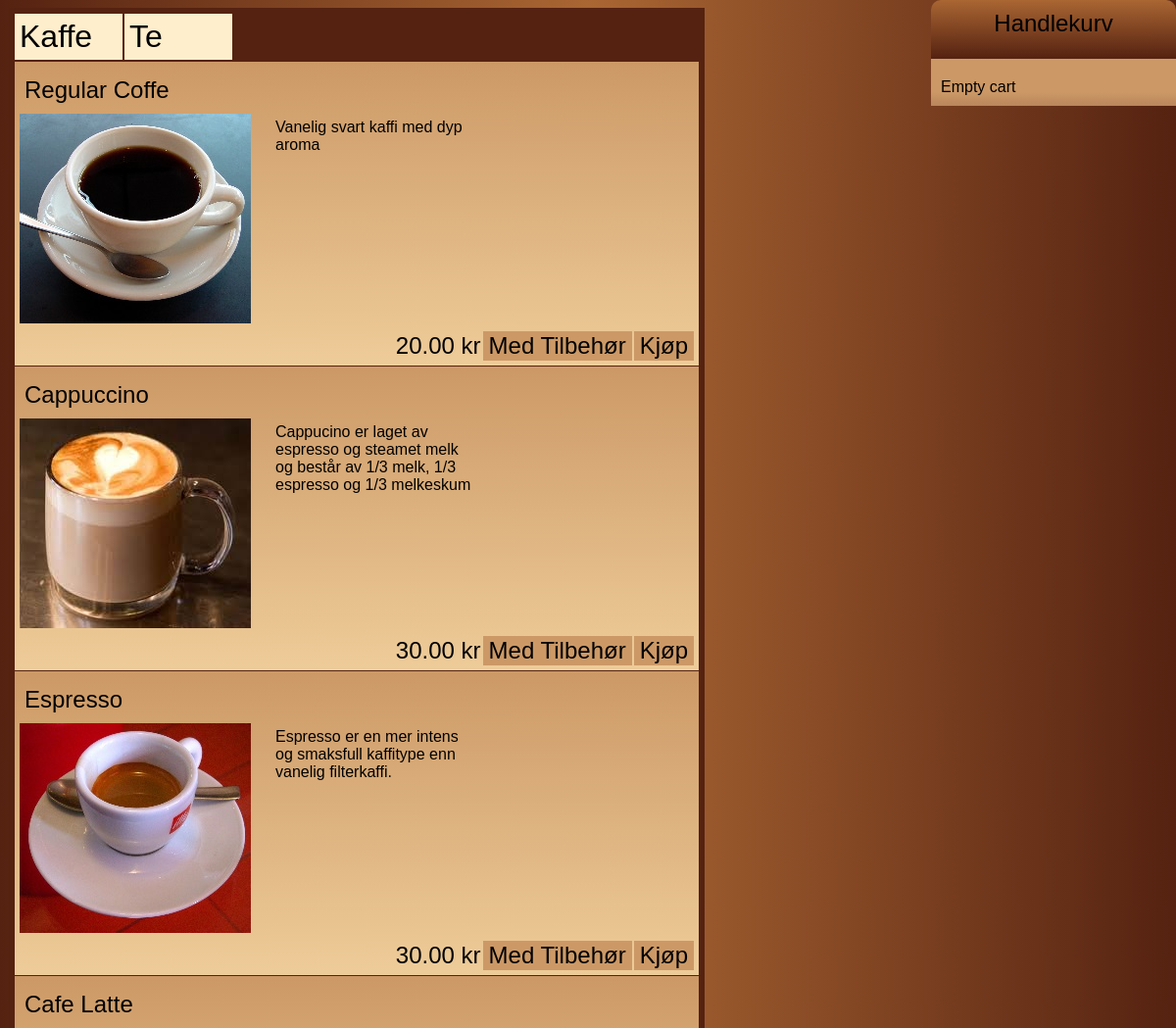
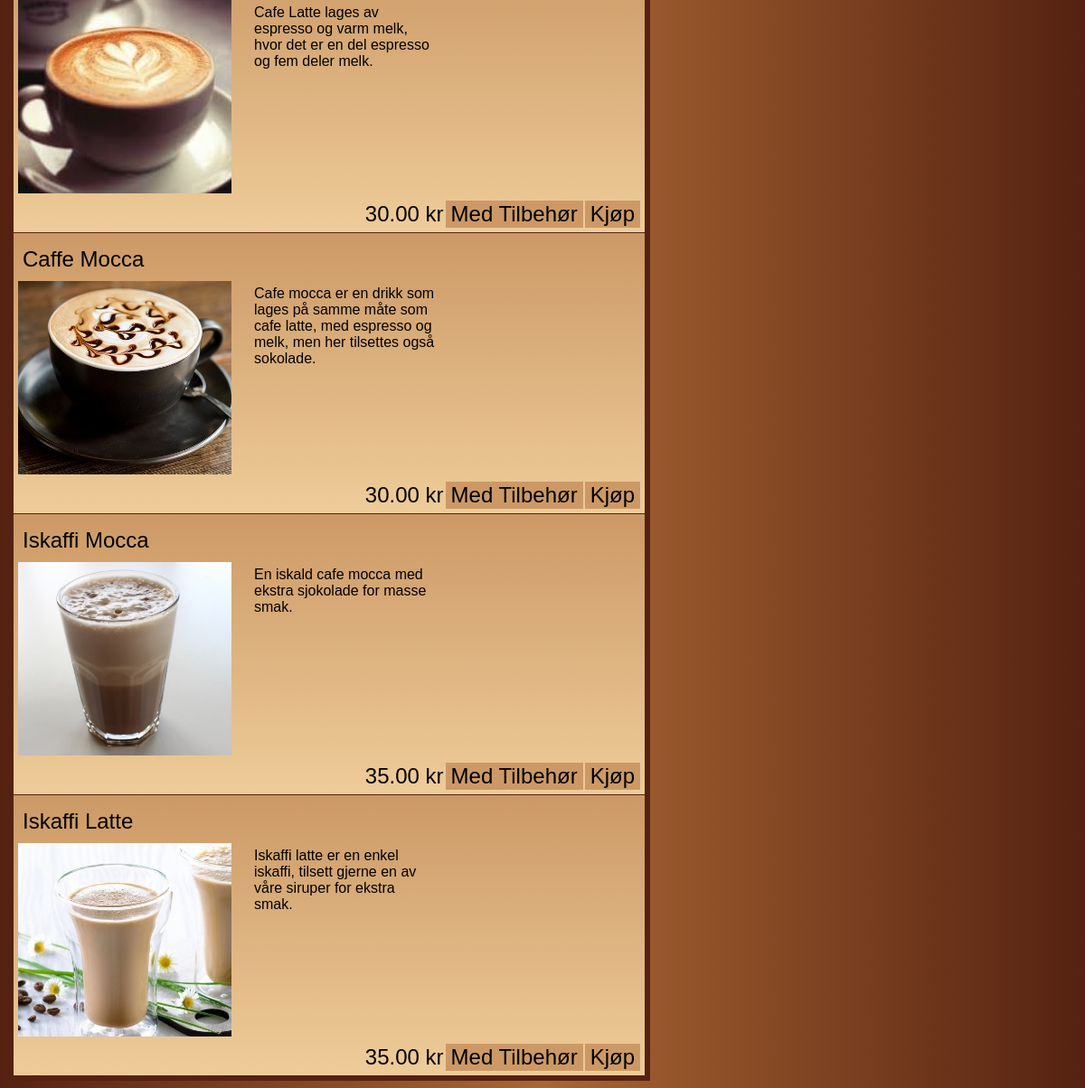
The page /DS/index.php on the database its author committed (2 pictures, top to bottom).
### tables this page shows
CREATE TABLE kategori
(
  kat_id INT PRIMARY KEY NOT NULL AUTO_INCREMENT,
  Kat_navn VARCHAR(10)
);

CREATE TABLE produkt
(
  produkt_id INT PRIMARY KEY NOT NULL AUTO_INCREMENT,
  produkt_navn VARCHAR(50),
  kat_id INT NOT NULL,
  pris DECIMAL(10,2) NOT NULL,
  bilde VARCHAR(256),
  beskrivelse VARCHAR(256)
);

### DS/PHP/produkt.php (the view, shortened to what this page needs)
<div class="produkt" id="testid">
    <?php
    $kategori = mysqli_query($con, "SELECT * FROM kategori");
    while ($kat = mysqli_fetch_array($kategori)) {
        $kategorinavn = $kat['Kat_navn'];
        echo "<div class=\"kategoriknapp\" onclick=\"openKat('$kategorinavn')\">";
        echo "<caption class='produktKat'> " . $kat['Kat_navn'] . "</caption>";
        echo "</div>";
    }
    mysqli_data_seek($kategori, 0);
    $iterations = 1;
    while ($kat = mysqli_fetch_array($kategori)) {
        $kategorinavn = $kat['Kat_navn'];
        $currentkat = 1;
        if($iterations != $currentkat) {
            echo "<div class='kategori' id='$kategorinavn' style='display: none'>";
        }else{
            echo "<div class='kategori' id='$kategorinavn' style='display: block'>";
        }
        $prod_i_kat = mysqli_query($con, "CALL produktFraKatID(". $kat['kat_id'] .")");
        while ($prod = mysqli_fetch_array($prod_i_kat)) {
            $produktNavn = $prod['produkt_navn'];
            echo "<div class=\"et_produkt\">";
            echo "<p class=\"produktnavn\">";
            echo $produktNavn;
            echo "</p>";
            $img = $prod['bilde'];
            echo '<img src="'.$img.'"></img>';
            echo "<p class=\"beskrivelse\">";
            echo $prod['beskrivelse'];
            echo "</p>";
            echo "<div class=\"buttons\">";
            echo "<div class=\"pris\">";
            echo $prod['pris'];
            echo " kr";
            echo "</div>";
            echo "<button onclick=\"openBox('$produktNavn')\">";
            echo htmlentities("Med Tilbehør");
            echo "</button>";
            echo '<form method="post" action="PHP/hk_leggTil.php">';
            echo "<button onclick=\"scrollTest(this)\">";
            echo htmlentities("Kjøp");
            echo "</button>";
            echo "</form>";
            echo "</div>";
            echo "</div>";
        }
        echo "</div>";
        $iterations++;
    }
    ?>
</div>

### DS/indexStyle.css (style rules this page uses)
body { align-content: center; background: -webkit-linear-gradient(to right,#552211,#aa6633, #552211); background: -o-linear-gradient(to right,#552211,#aa6633, #552211); background: -moz-linear-gradient(to right,#552211,#aa6633, #552211); background: linear-gradient(to right,#552211,#aa6633, #552211); background: linear-gradient(to right,#552211,#aa6633, #552211); font-family: "Trebuchet MS", Helvetica, sans-serif }
button { background-color: #cc9966; border: none; margin-left: 2px; margin-bottom: 5px; }
.produkt { color: black; background-color: #552211; padding: 5px; max-width: 700px; min-width: 500px; margin-left: auto; margin-right: auto; }
.kategoriknapp { background: #ffeecc; margin: 1px; padding: 5px; min-width: 100px; font-size: 2em; display: inline-block; -webkit-user-select: none; -moz-user-select: none; -ms-user-select: none; cursor: pointer; cursor: hand; }
.et_produkt { margin: 1px; padding: 5px; position: relative; min-width: 400px; min-height: 300px; background: -webkit-linear-gradient(#cc9966, #eecc99); background: -o-linear-gradient(#cc9966, #eecc99); background: -moz-linear-gradient(#cc9966, #eecc99); background: linear-gradient(#cc9966, #eecc99); }
.et_produkt img { float:left; }
.produktnavn { padding: 5px; margin-top: 5px; margin-bottom: 5px; font-size: 1.5em; }
.beskrivelse { padding: 5px; float:left; margin-left: 20px; max-width: 200px; margin-top: 0; }
.buttons { position: absolute; right: 5px; bottom: 0; font-size: 1.5em; }
.pris { font-size: 1em; display: inline-block; }
.buttons button { font-size: 1em; cursor: pointer; cursor: hand; }
.buttons form { float:right; }
@media only screen and (max-width: 1100px), only screen and (max-device-width: 1100px) { .produkt { max-width: 700px; min-width: 500px; margin-left: 1px; margin-right: 0; } }

### rows shown on the page
kategori: Kat_navn "Kaffe"
kategori: Kat_navn "Te"
produkt: produkt_navn "Regular Coffe", bilde (picture), beskrivelse "Vanelig svart kaffi med dyp aroma", pris "20.00"
produkt: produkt_navn "Cappuccino", bilde (picture), beskrivelse "Cappucino er laget av espresso og steamet melk og består av 1/3 melk, 1/3 espresso og 1/3 melkeskum", pris "30.00"
produkt: produkt_navn "Espresso", bilde (picture), beskrivelse "Espresso er en mer intens og smaksfull kaffitype enn vanelig filterkaffi.", pris "30.00"
produkt: produkt_navn "Cafe Latte", bilde (picture), beskrivelse "Cafe Latte lages av espresso og varm melk, hvor det er en del espresso og fem deler melk.", pris "30.00"
produkt: produkt_navn "Caffe Mocca", bilde (picture), beskrivelse "Cafe mocca er en drikk som lages på samme måte som cafe latte, med espresso og melk, men her tilsettes også sokolade.", pris "30.00"
produkt: produkt_navn "Iskaffi Mocca", bilde (picture), beskrivelse "En iskald cafe mocca med ekstra sjokolade for masse smak.", pris "35.00"
produkt: produkt_navn "Iskaffi Latte", bilde (picture), beskrivelse "Iskaffi latte er en enkel iskaffi, tilsett gjerne en av våre siruper for ekstra smak.", pris "35.00"
